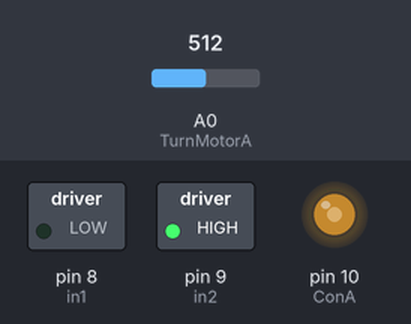
A sketch run on a simulated Arduino Uno, built with avr-gcc and run on an emulated ATmega328P. On the bench: switched loads named in the sketch (green lamp = pin HIGH), output pins drawn as LEDs (lit = HIGH). Inputs (shaded band) come from the test bench; at power-on: A0 (TurnMotorA) = 512.

Above: at 1.2 s.
1.3 s: A0 (TurnMotorA) set to 716
At 2.5 s:
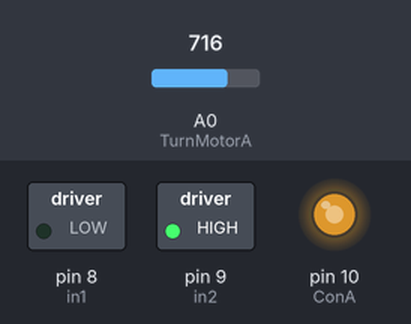
2.8 s: A0 (TurnMotorA) set to 900
At 3.8 s:
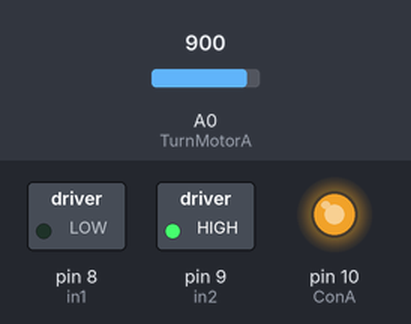
4.3 s: A0 (TurnMotorA) set to 122
At 4.9 s:
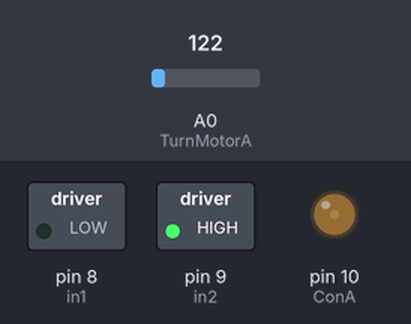
5.8 s: A0 (TurnMotorA) set to 0
At 6.1 s:
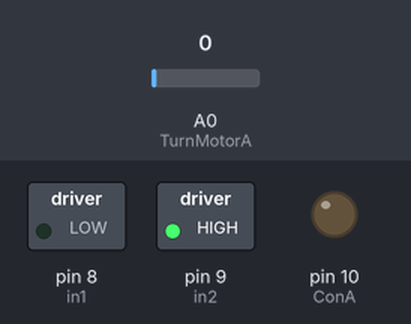
7.3 s: A0 (TurnMotorA) set to 511
At 8.4 s:
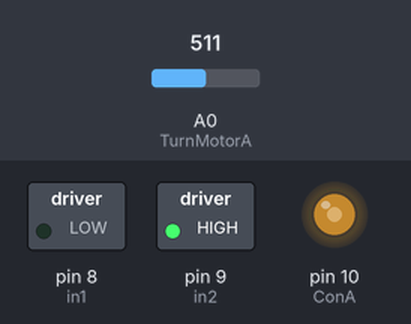
Timing chart, 0 to 9.8 s (numbered marks = the images above; inputs shaded):
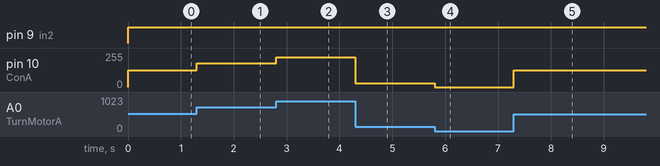

Measured:
- after the input at 1.3 s, pin 10 (ConA): 127/255 → 178/255 at once
- after the input at 2.8 s, pin 10 (ConA): 178/255 → 224/255 at once
- after the input at 4.3 s, pin 10 (ConA): 224/255 → 30/255 at once
- after the input at 5.8 s, pin 10 (ConA): 30/255 → 0/255 at once
- after the input at 7.3 s, pin 10 (ConA): 0/255 → 127/255 at once

The sketch:

speedUpbypotentiometer.ino
```cpp
int in1 = 8; //Declaring where our module is wired
int in2 = 9;
int ConA = 10;// Don't forget this is a PWM DI/DO
int speed1;

void setup() {
pinMode(8, OUTPUT);
pinMode(9, OUTPUT);
pinMode(10, OUTPUT);
}
void TurnMotorA(){ //We create a function which control the direction and speed
digitalWrite(in1, LOW); //Switch between this HIGH and LOW to change direction
digitalWrite(in2, HIGH);
speed1 = analogRead(A0);
speed1 = speed1*0.2492668622; //We read the analog value from the potentiometer calibrate it
analogWrite(ConA,speed1);// Then inject it to our motor
}
void loop() {
TurnMotorA(); //one function that keeps looping you can add another one with different direction or stop
} 
```
